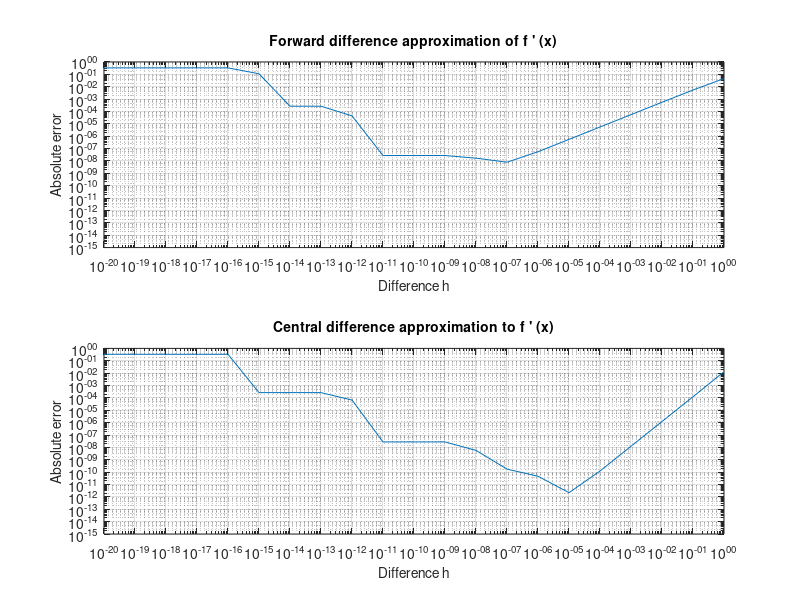

Recreate this plot in MATLAB.
% MATH2089: File = exfindif.m
% Finite difference approximations of first derivative
% Anonymous functions func and deriv must be specified
% to evaluate f(x) and f'(x) for a vector of arguments x

format compact

% Values for finite difference steps
% Smallest h is base^(-pmax)
% Base 10
base = 10;
pmax = 20;
% Base 2
%base = 2;
%pmax = 60;

% Specify function using anonymous function
func = @(x) log(1 + x);
% Specify derivative for calculating errors
deriv = @(x) 1 ./ (1 + x);

% Point for derivative approximation
x0 = 2;

% Finite difference steps
p = [-pmax:0];   % h = base^p(i)
h = base.^p;
fprintf('\nErrors in finite difference approximation of derivatives\n');
fprintf('Floating point relative precision = %.2e\n', eps)

% Evaluate function and derivative at base point
f0 = func(x0);
df0 = deriv(x0);

fprintf('\nForward difference approximation of first derivative\n')
x = x0 + h;
fp = func(x);
df = (fp - f0) ./ h;
fderr = abs(df - df0);
[fdmin, imin] = min(fderr);
fdhm = h(imin);
fprintf('Minimum error in forward difference approximation = %.2e\n', fdmin)
fprintf('Step giving smallest absolute error = %.2e\n', fdhm)
fprintf('Square root of machine precision = %.2e\n', sqrt(eps))

% Font size for plot labels
fs =10;
figure(1)
subplot(211)
loglog(h, abs(fderr))
set(gca,'FontSize',fs)
title('Forward difference approximation of f '' (x)','FontSize',fs)
xlabel('Difference h','Fontsize',fs)
ylabel('Absolute error','FontSize',fs)
set(gca,'YLim', [1e-15 1])
grid

fprintf('\nCentral difference approximation of first derivative\n')
x = x0 - h;
fm = func(x);
df = (fp - fm) ./ (2*h);
cderr = abs(df - df0);
[cdmin, imin] = min(cderr);
cdhm = h(imin);
fprintf('Minimum error in central difference approximation = %.2e\n', cdmin)
fprintf('Step giving smallest absolute error = %.2e\n', cdhm)
fprintf('Cube root of machine precision = %.2e\n', eps^(1/3))

subplot(212)
loglog(h, abs(cderr))
set(gca,'FontSize',fs)
title('Central difference approximation to f '' (x)','Fontsize',fs)
xlabel('Difference h','Fontsize',fs)
ylabel('Absolute error','FontSize',fs)
set(gca,'YLim', [1e-15 1])
grid
